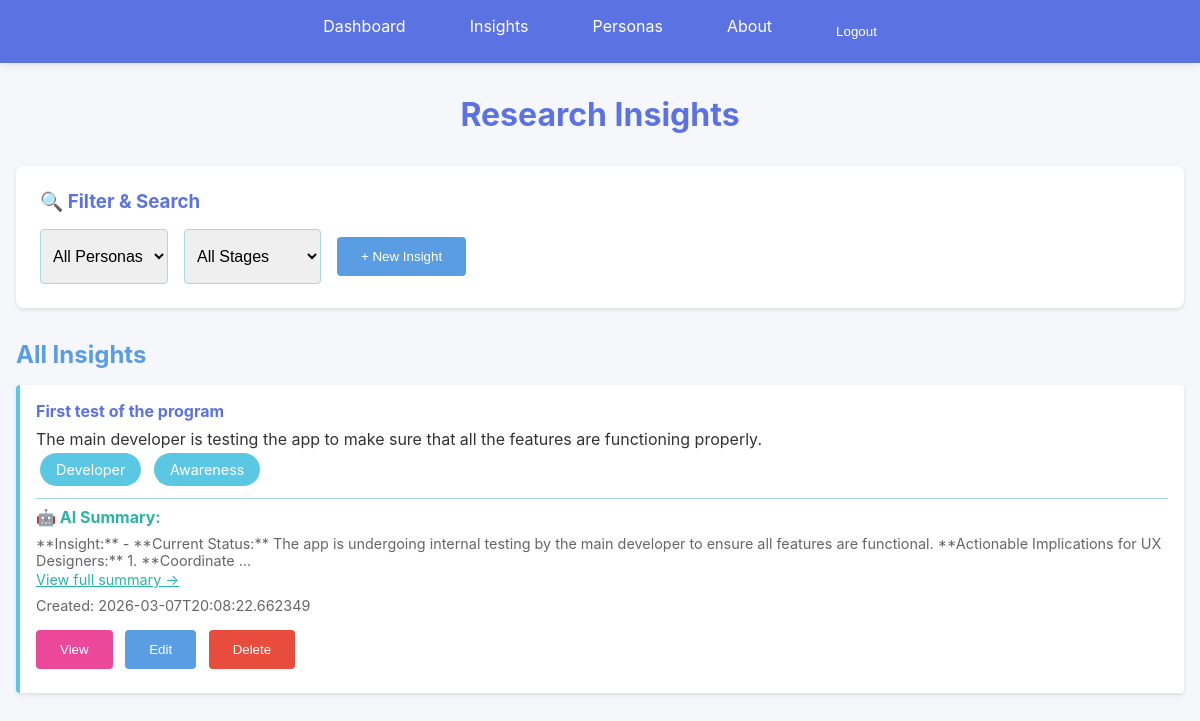
/insights (signed in), run on the app's committed database.
### models.py (models this page shows, shortened)
class Insight(db.Model):
    __tablename__ = 'insights'
    id = db.Column(db.Integer, primary_key=True)
    user_id = db.Column(db.Integer, db.ForeignKey('users.id'), nullable=True, index=True)
    title = db.Column(db.String(200), nullable=False)
    description = db.Column(db.Text, nullable=False)
    persona_id = db.Column(db.Integer, db.ForeignKey('personas.id'), nullable=True)
    journey_stage = db.Column(db.String(100), nullable=True)
    timestamp = db.Column(db.DateTime, nullable=False, default=datetime.utcnow)
    ai_summary = db.Column(db.Text, nullable=True)
    def to_dict(self):
        return {
            'id': self.id,
            'user_id': self.user_id,
            'title': self.title,
            'description': self.description,
            'persona_id': self.persona_id,
            'persona_name': self.persona.name if self.persona else None,
            'journey_stage': self.journey_stage,
            'timestamp': self.timestamp.isoformat() if self.timestamp else None,
            'ai_summary': self.ai_summary
        }

class Persona(db.Model):
    __tablename__ = 'personas'
    id = db.Column(db.Integer, primary_key=True)
    user_id = db.Column(db.Integer, db.ForeignKey('users.id'), nullable=True, index=True)
    name = db.Column(db.String(200), nullable=False)
    description = db.Column(db.Text, nullable=False)
    timestamp = db.Column(db.DateTime, nullable=False, default=datetime.utcnow)
    insights = db.relationship('Insight', backref='persona', lazy=True, cascade='all, delete-orphan')
    def to_dict(self):
        return {
            'id': self.id,
            'user_id': self.user_id,
            'name': self.name,
            'description': self.description,
            'timestamp': self.timestamp.isoformat() if self.timestamp else None
        }

### web_app.py (the view)
@app.route('/insights')
@login_required
def insights():
    user_id = current_user_id()
    insights_list = Insight.query.filter_by(user_id=user_id).order_by(Insight.timestamp.desc()).all()
    personas_list = Persona.query.filter_by(user_id=user_id).all()
    return render_template(
        'insights.html',
        insights=[insight.to_dict() for insight in insights_list],
        personas=[persona.to_dict() for persona in personas_list]
    )

### web_app.py (called while the page is built)
def current_user_id():
    return session.get('user_id')

def get_current_user():
    user_id = current_user_id()
    if not user_id:
        return None
    return User.query.get(user_id)

def login_required(view_func):
    @wraps(view_func)
    def wrapped(*args, **kwargs):
        if not current_user_id():
            flash('Please log in to continue.', 'error')
            return redirect(url_for('login'))
        return view_func(*args, **kwargs)
    return wrapped

@app.context_processor
def inject_shared_context():
    return {
        'colors': COLORS,
        'current_user': get_current_user()
    }

### templates/insights.html (shortened to what this page needs)
{% extends "base.html" %}
{% block content %}
<h1>Research Insights</h1>
<div class="filter-section">
    <h3>🔍 Filter & Search</h3>
    <div class="filter-group">
        <select id="personaFilter" onchange="filterInsights()">
            <option value="">All Personas</option>
        </select>
        <select id="stageFilter" onchange="filterInsights()">
            <option value="">All Stages</option>
        </select>
        <button class="btn btn-secondary" onclick="window.location.href='/insights/new'">+ New Insight</button>
    </div>
</div>
<h2>All Insights</h2>
{% if insights %}
<div class="insights-list">
    {% for insight in insights %}
    <div class="insight-item">
        <h4><a href="/insights/{{ insight.id }}" style="color: var(--royal-blue); text-decoration: none;">{{ insight.title }}</a></h4>
        <p>{{ insight.description[:150] }}{% if insight.description|length > 150 %}...{% endif %}</p>
        {% if insight.persona_id %}
        <span class="chip">{{ insight.persona_name }}</span>
        {% endif %}
        {% if insight.journey_stage %}
        <span class="chip">{{ insight.journey_stage }}</span>
        {% endif %}
        {% if insight.ai_summary %}
        <div style="margin-top: 0.5rem; padding-top: 0.5rem; border-top: 1px solid var(--soft-blue);">
            <strong style="color: var(--bright-turquoise);">🤖 AI Summary:</strong>
            <p style="font-size: 0.9rem; color: #666; margin-top: 0.5rem;">{{ insight.ai_summary[:200] }}{% if insight.ai_summary|length > 200 %}...{% endif %}</p>
            <a href="/insights/{{ insight.id }}" style="color: var(--bright-turquoise); font-size: 0.9rem;">View full summary →</a>
        </div>
        {% else %}
        <div style="margin-top: 0.5rem;">
            <button class="btn btn-ai" onclick="generateSummary('{{ insight.id }}')">Generate AI Summary</button>
        </div>
        {% endif %}
        <div class="meta">Created: {{ insight.timestamp }}</div>
        <div style="margin-top: 0.5rem;">
            <button class="btn btn-view" onclick="window.location.href='/insights/{{ insight.id }}'">View</button>
            <button class="btn btn-secondary" onclick="editInsight('{{ insight.id }}')">Edit</button>
            <button class="btn" onclick="deleteInsight('{{ insight.id }}')" style="background-color: #e74c3c;">Delete</button>
        </div>
    </div>
    {% endfor %}
</div>
{% else %}
<div class="empty-state">
    <p>No insights created yet.</p>
    <button class="btn" onclick="window.location.href='/insights/new'">Create Your First Insight</button>
</div>
{% endif %}
{% endblock %}

### static/style.css (style rules this page uses)
* { margin: 0; padding: 0; box-sizing: border-box; }
body { font-family: -apple-system, BlinkMacSystemFont, 'Segoe UI', Roboto, Oxygen, Ubuntu, Cantarell, sans-serif; background-color: #f5f7fa; color: #333; }
h1 { color: var(--royal-blue); margin-bottom: 2rem; text-align: center; }
h2 { color: var(--medium-blue); margin: 1.5rem 0 1rem 0; }
.btn { background-color: var(--royal-blue); color: white; padding: 0.75rem 1.5rem; border: none; border-radius: 4px; cursor: pointer; transition: background-color 0.3s; margin: 0.5rem 0.5rem 0.5rem 0; }
.btn-secondary { background-color: var(--medium-blue); }
.btn-view { background-color: var(--pink); }
.chip { display: inline-block; background-color: var(--sky-blue); color: white; padding: 0.5rem 1rem; border-radius: 20px; margin: 0.25rem; font-size: 0.9rem; }
.filter-section { background: var(--white); padding: 1.5rem; border-radius: 8px; margin-bottom: 2rem; box-shadow: 0 2px 4px rgba(0,0,0,0.1); }
.filter-section h3 { color: var(--royal-blue); margin-bottom: 1rem; }
.filter-group { display: flex; gap: 1rem; flex-wrap: wrap; }
select, input { padding: 0.5rem; border: 1px solid var(--soft-blue); border-radius: 4px; font-size: 1rem; }
.insights-list, .personas-list { display: grid; grid-template-columns: 1fr; gap: 1rem; }
.insight-item, .persona-item { background: var(--white); padding: 1rem; border-left: 4px solid var(--sky-blue); border-radius: 4px; box-shadow: 0 2px 4px rgba(0,0,0,0.1); }
.insight-item h4, .persona-item h4 { color: var(--royal-blue); margin-bottom: 0.5rem; }
.meta { color: #666; font-size: 0.9rem; margin: 0.5rem 0; }

### data on the page
Insight: title "First test of the program", description "The main developer is testing the app to make sure that all the features are functioning properly.", journey_stage "Awareness", ai_summary "**Insight:** - **Current Status:** The app is undergoing internal testing by the main developer to ensure all features are functional. **Actionable Implications for UX Designers:** 1. **Coordinate"
Persona: persona_name "Developer"

### other printed values
{{ insight.timestamp }} "2026-03-07T20:08:22.662349"
